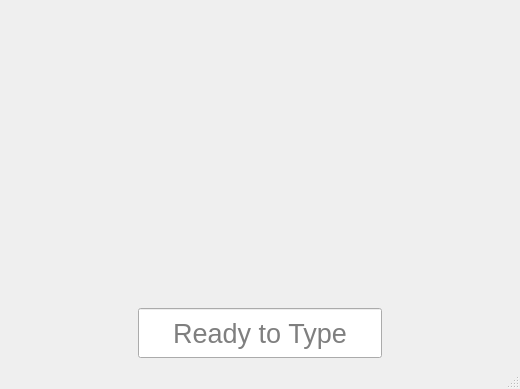
<?xml version="1.0" encoding="UTF-8"?>
<ui version="4.0">
 <class>PlayForm</class>
 <widget class="QMainWindow" name="PlayForm">
  <property name="geometry">
   <rect>
    <x>0</x>
    <y>0</y>
    <width>520</width>
    <height>389</height>
   </rect>
  </property>
  <property name="windowTitle">
   <string>闯关</string>
  </property>
  <widget class="QWidget" name="centralwidget">
   <layout class="QGridLayout" name="gridLayout">
    <item row="0" column="0">
     <layout class="QGridLayout" name="gridLayout_2">
      <item row="1" column="0">
       <spacer name="horizontalSpacer">
        <property name="orientation">
         <enum>Qt::Horizontal</enum>
        </property>
        <property name="sizeHint" stdset="0">
         <size>
          <width>40</width>
          <height>20</height>
         </size>
        </property>
       </spacer>
      </item>
      <item row="0" column="0" colspan="3">
       <widget class="QLabel" name="label">
        <property name="font">
         <font>
          <pointsize>25</pointsize>
         </font>
        </property>
        <property name="text">
         <string/>
        </property>
        <property name="alignment">
         <set>Qt::AlignCenter</set>
        </property>
       </widget>
      </item>
      <item row="1" column="2">
       <spacer name="horizontalSpacer_2">
        <property name="orientation">
         <enum>Qt::Horizontal</enum>
        </property>
        <property name="sizeHint" stdset="0">
         <size>
          <width>40</width>
          <height>20</height>
         </size>
        </property>
       </spacer>
      </item>
      <item row="1" column="1">
       <widget class="QLineEdit" name="inputWord">
        <property name="minimumSize">
         <size>
          <width>0</width>
          <height>50</height>
         </size>
        </property>
        <property name="font">
         <font>
          <pointsize>20</pointsize>
         </font>
        </property>
        <property name="alignment">
         <set>Qt::AlignCenter</set>
        </property>
        <property name="placeholderText">
         <string>Ready to Type</string>
        </property>
       </widget>
      </item>
     </layout>
    </item>
   </layout>
  </widget>
  <widget class="QMenuBar" name="menubar">
   <property name="geometry">
    <rect>
     <x>0</x>
     <y>0</y>
     <width>520</width>
     <height>21</height>
    </rect>
   </property>
  </widget>
  <widget class="QStatusBar" name="statusbar"/>
 </widget>
 <resources/>
 <connections/>
</ui>
